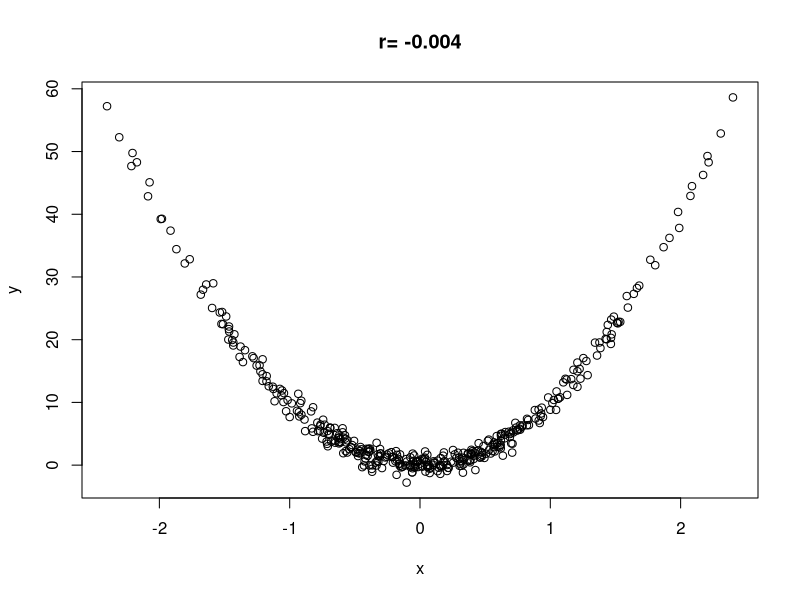

Write R code to recreate this figure.
pdf("images/chapter_regression/nonLinear.pdf", width=5, height=5)
set.seed(1)
n <- 200
x <- rnorm(n) # generate observations for variable x
x <- c(x, -x) # make x symmetric about zero
y <- 10 * x^2 + rnorm(2 * n) # y is mainly determined by x
plot(x, y, main=paste("r=", round(cor(x, y), digits=3)))
dev.off()
